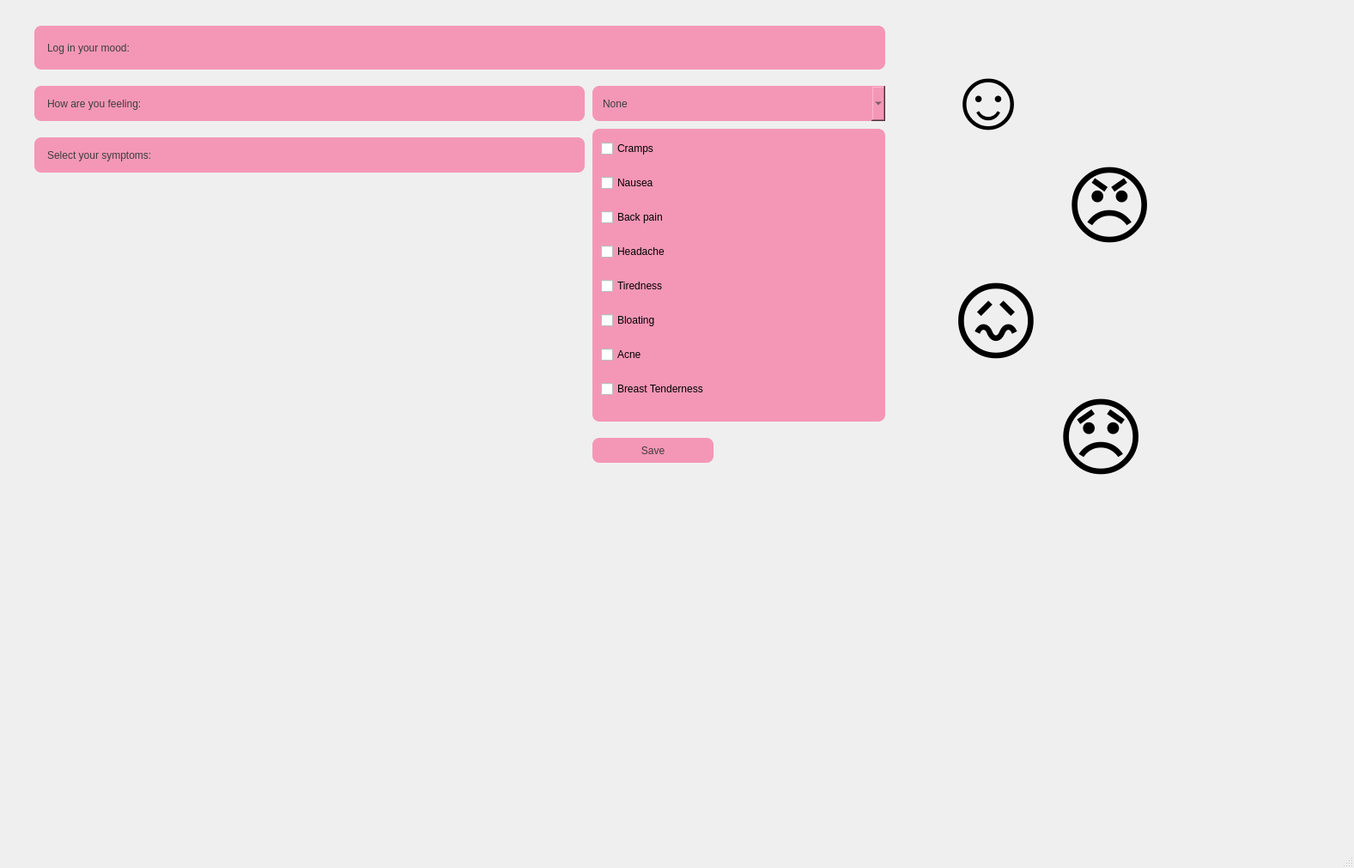
<?xml version="1.0" encoding="UTF-8"?>
<ui version="4.0">
 <class>moodsecond</class>
 <widget class="QMainWindow" name="moodsecond">
  <property name="geometry">
   <rect>
    <x>0</x>
    <y>0</y>
    <width>1577</width>
    <height>1011</height>
   </rect>
  </property>
  <property name="windowTitle">
   <string>MainWindow</string>
  </property>
  <property name="styleSheet">
   <string notr="true">QWidget {
    background: qlineargradient(
        x1: 0, y1: 0, x2: 1, y2: 1,
       stop: 0 #f7c6d9,  
       stop: 1 #e6e6fa
    );
}</string>
  </property>
  <widget class="QWidget" name="centralwidget">
   <widget class="QLabel" name="label">
    <property name="geometry">
     <rect>
      <x>40</x>
      <y>30</y>
      <width>991</width>
      <height>51</height>
     </rect>
    </property>
    <property name="styleSheet">
     <string notr="true">QLabel{
    background-color: #F497B6;      
    color: #3D3D3D;                   
    font: bold 20px &quot;Arial&quot;;
    border-radius: 8px;
    padding: 6px 12px;
}
</string>
    </property>
    <property name="text">
     <string>Log in your mood:</string>
    </property>
   </widget>
   <widget class="QComboBox" name="comboBox">
    <property name="geometry">
     <rect>
      <x>690</x>
      <y>100</y>
      <width>341</width>
      <height>41</height>
     </rect>
    </property>
    <property name="styleSheet">
     <string notr="true">
    background-color: #F497B6;      
    color: #3D3D3D;                   
    font: bold 14px &quot;Arial&quot;;
    border-radius: 8px;
    padding: 6px 12px;

</string>
    </property>
    <item>
     <property name="text">
      <string>None</string>
     </property>
    </item>
    <item>
     <property name="text">
      <string>Anxious</string>
     </property>
    </item>
    <item>
     <property name="text">
      <string>Overwhelmed</string>
     </property>
    </item>
    <item>
     <property name="text">
      <string>Irritated</string>
     </property>
    </item>
    <item>
     <property name="text">
      <string>Confused</string>
     </property>
    </item>
    <item>
     <property name="text">
      <string>Normal</string>
     </property>
    </item>
    <item>
     <property name="text">
      <string>Sad</string>
     </property>
    </item>
    <item>
     <property name="text">
      <string>Feeling low</string>
     </property>
    </item>
   </widget>
   <widget class="QLabel" name="label_2">
    <property name="geometry">
     <rect>
      <x>40</x>
      <y>100</y>
      <width>641</width>
      <height>41</height>
     </rect>
    </property>
    <property name="styleSheet">
     <string notr="true">QLabel{
    background-color: #F497B6;      
    color: #3D3D3D;                   
    font: bold 20px &quot;Arial&quot;;
    border-radius: 8px;
    padding: 6px 12px;
}

</string>
    </property>
    <property name="text">
     <string>How are you feeling:</string>
    </property>
   </widget>
   <widget class="QLabel" name="label_3">
    <property name="geometry">
     <rect>
      <x>40</x>
      <y>160</y>
      <width>641</width>
      <height>41</height>
     </rect>
    </property>
    <property name="styleSheet">
     <string notr="true">QLabel{
    background-color: #F497B6;      
    color: #3D3D3D;                   
    font: bold 20px &quot;Arial&quot;;
    border-radius: 8px;
    padding: 6px 12px;
}

</string>
    </property>
    <property name="text">
     <string>Select your symptoms:</string>
    </property>
   </widget>
   <widget class="QTextBrowser" name="textBrowser">
    <property name="geometry">
     <rect>
      <x>690</x>
      <y>150</y>
      <width>341</width>
      <height>341</height>
     </rect>
    </property>
    <property name="styleSheet">
     <string notr="true">QTextBrowser{
    background-color: #F497B6;      
    color: #3D3D3D;                   
    font: bold 20px &quot;Arial&quot;;
    border-radius: 8px;
    padding: 6px 12px;
}
</string>
    </property>
   </widget>
   <widget class="QCheckBox" name="cramps">
    <property name="geometry">
     <rect>
      <x>700</x>
      <y>160</y>
      <width>151</width>
      <height>26</height>
     </rect>
    </property>
    <property name="styleSheet">
     <string notr="true">QCheckBox
{
color: black;
}
</string>
    </property>
    <property name="text">
     <string>Cramps</string>
    </property>
   </widget>
   <widget class="QCheckBox" name="nausea">
    <property name="geometry">
     <rect>
      <x>700</x>
      <y>200</y>
      <width>151</width>
      <height>26</height>
     </rect>
    </property>
    <property name="styleSheet">
     <string notr="true">QCheckBox
{
color: #000000;
}
</string>
    </property>
    <property name="text">
     <string>Nausea</string>
    </property>
   </widget>
   <widget class="QCheckBox" name="backpain">
    <property name="geometry">
     <rect>
      <x>700</x>
      <y>240</y>
      <width>151</width>
      <height>26</height>
     </rect>
    </property>
    <property name="styleSheet">
     <string notr="true">QCheckBox
{
color: #000000;
}</string>
    </property>
    <property name="text">
     <string>Back pain</string>
    </property>
   </widget>
   <widget class="QCheckBox" name="tiredness">
    <property name="geometry">
     <rect>
      <x>700</x>
      <y>320</y>
      <width>151</width>
      <height>26</height>
     </rect>
    </property>
    <property name="styleSheet">
     <string notr="true">QCheckBox
{
color: #000000;
}</string>
    </property>
    <property name="text">
     <string>Tiredness</string>
    </property>
   </widget>
   <widget class="QCheckBox" name="headache">
    <property name="geometry">
     <rect>
      <x>700</x>
      <y>280</y>
      <width>151</width>
      <height>26</height>
     </rect>
    </property>
    <property name="styleSheet">
     <string notr="true">QCheckBox
{
color: #000000;
}</string>
    </property>
    <property name="text">
     <string>Headache</string>
    </property>
   </widget>
   <widget class="QCheckBox" name="bloating">
    <property name="geometry">
     <rect>
      <x>700</x>
      <y>360</y>
      <width>151</width>
      <height>26</height>
     </rect>
    </property>
    <property name="styleSheet">
     <string notr="true">QCheckBox
{
color: #000000;
}
</string>
    </property>
    <property name="text">
     <string>Bloating</string>
    </property>
   </widget>
   <widget class="QCheckBox" name="acne">
    <property name="geometry">
     <rect>
      <x>700</x>
      <y>400</y>
      <width>151</width>
      <height>26</height>
     </rect>
    </property>
    <property name="styleSheet">
     <string notr="true">QCheckBox
{
color: #000000;
}</string>
    </property>
    <property name="text">
     <string>Acne</string>
    </property>
   </widget>
   <widget class="QCheckBox" name="tenderness">
    <property name="geometry">
     <rect>
      <x>700</x>
      <y>440</y>
      <width>151</width>
      <height>26</height>
     </rect>
    </property>
    <property name="styleSheet">
     <string notr="true">QCheckBox
{
color: #000000;
}</string>
    </property>
    <property name="text">
     <string>Breast Tenderness</string>
    </property>
   </widget>
   <widget class="QPushButton" name="pushButton">
    <property name="geometry">
     <rect>
      <x>690</x>
      <y>510</y>
      <width>141</width>
      <height>29</height>
     </rect>
    </property>
    <property name="styleSheet">
     <string notr="true">
    background-color: #F497B6;      
    color: #3D3D3D;                   
    font: bold 20px &quot;Arial&quot;;
    border-radius: 8px;
    padding: 6px 12px;

</string>
    </property>
    <property name="text">
     <string>Save</string>
    </property>
   </widget>
   <widget class="QLabel" name="label_6">
    <property name="geometry">
     <rect>
      <x>1100</x>
      <y>30</y>
      <width>161</width>
      <height>171</height>
     </rect>
    </property>
    <property name="styleSheet">
     <string notr="true">font: 100px;</string>
    </property>
    <property name="text">
     <string>☺️</string>
    </property>
   </widget>
   <widget class="QLabel" name="label_4">
    <property name="geometry">
     <rect>
      <x>1240</x>
      <y>170</y>
      <width>161</width>
      <height>141</height>
     </rect>
    </property>
    <property name="styleSheet">
     <string notr="true">font:100px;</string>
    </property>
    <property name="text">
     <string>😠</string>
    </property>
   </widget>
   <widget class="QLabel" name="label_5">
    <property name="geometry">
     <rect>
      <x>1080</x>
      <y>290</y>
      <width>181</width>
      <height>171</height>
     </rect>
    </property>
    <property name="styleSheet">
     <string notr="true">font:100px;</string>
    </property>
    <property name="text">
     <string> 😖</string>
    </property>
   </widget>
   <widget class="QLabel" name="label_7">
    <property name="geometry">
     <rect>
      <x>1230</x>
      <y>430</y>
      <width>171</width>
      <height>161</height>
     </rect>
    </property>
    <property name="styleSheet">
     <string notr="true">font:100px;</string>
    </property>
    <property name="text">
     <string>😞</string>
    </property>
   </widget>
  </widget>
  <widget class="QStatusBar" name="statusbar"/>
 </widget>
 <resources/>
 <connections/>
</ui>
